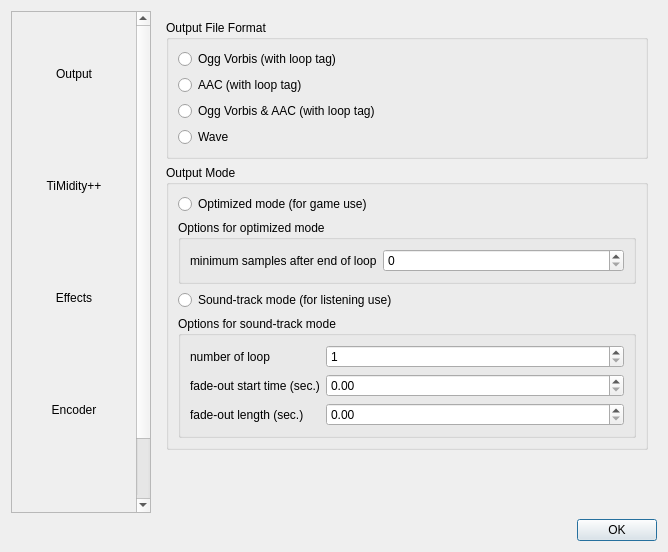
<?xml version="1.0" encoding="UTF-8"?>
<ui version="4.0">
 <class>ConfigDialog</class>
 <widget class="QWidget" name="ConfigDialog">
  <property name="geometry">
   <rect>
    <x>0</x>
    <y>0</y>
    <width>668</width>
    <height>552</height>
   </rect>
  </property>
  <property name="windowTitle">
   <string>Preference</string>
  </property>
  <layout class="QGridLayout" name="gridLayout">
   <item row="0" column="0">
    <layout class="QVBoxLayout" name="verticalLayout">
     <item>
      <layout class="QHBoxLayout" name="horizontalLayout">
       <item>
        <widget class="QScrollArea" name="scrollArea">
         <property name="minimumSize">
          <size>
           <width>140</width>
           <height>0</height>
          </size>
         </property>
         <property name="maximumSize">
          <size>
           <width>140</width>
           <height>16777215</height>
          </size>
         </property>
         <property name="horizontalScrollBarPolicy">
          <enum>Qt::ScrollBarAlwaysOff</enum>
         </property>
         <property name="widgetResizable">
          <bool>true</bool>
         </property>
         <property name="alignment">
          <set>Qt::AlignCenter</set>
         </property>
         <widget class="QWidget" name="scrollAreaWidgetContents">
          <property name="geometry">
           <rect>
            <x>0</x>
            <y>0</y>
            <width>124</width>
            <height>572</height>
           </rect>
          </property>
          <layout class="QVBoxLayout" name="verticalLayout_7">
           <item>
            <widget class="QToolButton" name="CSBOutput">
             <property name="minimumSize">
              <size>
               <width>106</width>
               <height>106</height>
              </size>
             </property>
             <property name="maximumSize">
              <size>
               <width>106</width>
               <height>106</height>
              </size>
             </property>
             <property name="styleSheet">
              <string notr="true">background-color: none;
border: none;</string>
             </property>
             <property name="text">
              <string>Output</string>
             </property>
             <property name="icon">
              <iconset>
               <normalon>:/disk2x.png</normalon>
              </iconset>
             </property>
             <property name="iconSize">
              <size>
               <width>48</width>
               <height>48</height>
              </size>
             </property>
             <property name="toolButtonStyle">
              <enum>Qt::ToolButtonTextUnderIcon</enum>
             </property>
            </widget>
           </item>
           <item>
            <widget class="QToolButton" name="CSBTiMidity">
             <property name="minimumSize">
              <size>
               <width>106</width>
               <height>106</height>
              </size>
             </property>
             <property name="maximumSize">
              <size>
               <width>106</width>
               <height>106</height>
              </size>
             </property>
             <property name="styleSheet">
              <string notr="true">background-color: none;
border: none;</string>
             </property>
             <property name="text">
              <string>TiMidity++</string>
             </property>
             <property name="icon">
              <iconset>
               <normalon>:/note2x.png</normalon>
              </iconset>
             </property>
             <property name="iconSize">
              <size>
               <width>48</width>
               <height>48</height>
              </size>
             </property>
             <property name="toolButtonStyle">
              <enum>Qt::ToolButtonTextUnderIcon</enum>
             </property>
            </widget>
           </item>
           <item>
            <widget class="QToolButton" name="CSBEffect">
             <property name="minimumSize">
              <size>
               <width>106</width>
               <height>106</height>
              </size>
             </property>
             <property name="maximumSize">
              <size>
               <width>106</width>
               <height>106</height>
              </size>
             </property>
             <property name="styleSheet">
              <string notr="true">background-color: none;
border: none;</string>
             </property>
             <property name="text">
              <string>Effects</string>
             </property>
             <property name="icon">
              <iconset>
               <normalon>:/effect2x.png</normalon>
              </iconset>
             </property>
             <property name="iconSize">
              <size>
               <width>48</width>
               <height>48</height>
              </size>
             </property>
             <property name="toolButtonStyle">
              <enum>Qt::ToolButtonTextUnderIcon</enum>
             </property>
            </widget>
           </item>
           <item>
            <widget class="QToolButton" name="CSBEncoder">
             <property name="minimumSize">
              <size>
               <width>106</width>
               <height>106</height>
              </size>
             </property>
             <property name="maximumSize">
              <size>
               <width>106</width>
               <height>106</height>
              </size>
             </property>
             <property name="styleSheet">
              <string notr="true">background-color: none;
border: none;</string>
             </property>
             <property name="text">
              <string>Encoder</string>
             </property>
             <property name="icon">
              <iconset>
               <normalon>:/magic1_2x.png</normalon>
              </iconset>
             </property>
             <property name="iconSize">
              <size>
               <width>48</width>
               <height>48</height>
              </size>
             </property>
             <property name="toolButtonStyle">
              <enum>Qt::ToolButtonTextUnderIcon</enum>
             </property>
            </widget>
           </item>
           <item>
            <widget class="QToolButton" name="CSBAbout">
             <property name="minimumSize">
              <size>
               <width>106</width>
               <height>106</height>
              </size>
             </property>
             <property name="maximumSize">
              <size>
               <width>106</width>
               <height>106</height>
              </size>
             </property>
             <property name="styleSheet">
              <string notr="true">background-color: none;
border: none;</string>
             </property>
             <property name="text">
              <string>About</string>
             </property>
             <property name="icon">
              <iconset>
               <normalon>:/magiccircle2x.png</normalon>
              </iconset>
             </property>
             <property name="iconSize">
              <size>
               <width>48</width>
               <height>48</height>
              </size>
             </property>
             <property name="toolButtonStyle">
              <enum>Qt::ToolButtonTextUnderIcon</enum>
             </property>
            </widget>
           </item>
          </layout>
         </widget>
        </widget>
       </item>
       <item>
        <widget class="QStackedWidget" name="pagesWidget">
         <property name="minimumSize">
          <size>
           <width>500</width>
           <height>500</height>
          </size>
         </property>
         <property name="currentIndex">
          <number>0</number>
         </property>
         <widget class="QWidget" name="CPOutput">
          <layout class="QVBoxLayout" name="verticalLayout_4" stretch="0,0,1">
           <item>
            <widget class="QGroupBox" name="groupBox">
             <property name="sizePolicy">
              <sizepolicy hsizetype="Preferred" vsizetype="Minimum">
               <horstretch>0</horstretch>
               <verstretch>0</verstretch>
              </sizepolicy>
             </property>
             <property name="title">
              <string>Output File Format</string>
             </property>
             <layout class="QVBoxLayout" name="verticalLayout_5">
              <item>
               <widget class="QRadioButton" name="OFFOggRadio">
                <property name="text">
                 <string>Ogg Vorbis (with loop tag)</string>
                </property>
               </widget>
              </item>
              <item>
               <widget class="QRadioButton" name="OFFAACRadio">
                <property name="text">
                 <string>AAC (with loop tag)</string>
                </property>
               </widget>
              </item>
              <item>
               <widget class="QRadioButton" name="OFFOggAndAACRadio">
                <property name="text">
                 <string>Ogg Vorbis &amp;&amp; AAC (with loop tag)</string>
                </property>
               </widget>
              </item>
              <item>
               <widget class="QRadioButton" name="OFFWaveRadio">
                <property name="text">
                 <string>Wave</string>
                </property>
               </widget>
              </item>
             </layout>
            </widget>
           </item>
           <item>
            <widget class="QGroupBox" name="groupBox_2">
             <property name="title">
              <string>Output Mode</string>
             </property>
             <layout class="QVBoxLayout" name="verticalLayout_6">
              <item>
               <widget class="QRadioButton" name="OMOptimizedRadio">
                <property name="text">
                 <string>Optimized mode (for game use)</string>
                </property>
               </widget>
              </item>
              <item>
               <widget class="QGroupBox" name="groupBox_3">
                <property name="title">
                 <string>Options for optimized mode</string>
                </property>
                <layout class="QFormLayout" name="formLayout">
                 <item row="0" column="0">
                  <widget class="QLabel" name="label">
                   <property name="text">
                    <string>minimum samples after end of loop</string>
                   </property>
                  </widget>
                 </item>
                 <item row="0" column="1">
                  <widget class="QSpinBox" name="OMOOMinSamples">
                   <property name="maximum">
                    <number>2147483647</number>
                   </property>
                  </widget>
                 </item>
                </layout>
               </widget>
              </item>
              <item>
               <widget class="QRadioButton" name="OMSoundtrackRadio">
                <property name="text">
                 <string>Sound-track mode (for listening use)</string>
                </property>
               </widget>
              </item>
              <item>
               <widget class="QGroupBox" name="groupBox_4">
                <property name="title">
                 <string>Options for sound-track mode</string>
                </property>
                <layout class="QFormLayout" name="formLayout_2">
                 <item row="0" column="0">
                  <widget class="QLabel" name="label_2">
                   <property name="text">
                    <string>number of loop</string>
                   </property>
                  </widget>
                 </item>
                 <item row="0" column="1">
                  <widget class="QSpinBox" name="OMOSNumLoop">
                   <property name="minimum">
                    <number>1</number>
                   </property>
                   <property name="maximum">
                    <number>2147483647</number>
                   </property>
                  </widget>
                 </item>
                 <item row="2" column="0">
                  <widget class="QLabel" name="label_3">
                   <property name="text">
                    <string>fade-out length (sec.)</string>
                   </property>
                  </widget>
                 </item>
                 <item row="2" column="1">
                  <widget class="QDoubleSpinBox" name="OMOSFOLength">
                   <property name="maximum">
                    <double>600.000000000000000</double>
                   </property>
                   <property name="singleStep">
                    <double>0.100000000000000</double>
                   </property>
                  </widget>
                 </item>
                 <item row="1" column="1">
                  <widget class="QDoubleSpinBox" name="OMOSFOStartTime">
                   <property name="maximum">
                    <double>100.000000000000000</double>
                   </property>
                   <property name="singleStep">
                    <double>0.100000000000000</double>
                   </property>
                  </widget>
                 </item>
                 <item row="1" column="0">
                  <widget class="QLabel" name="label_4">
                   <property name="text">
                    <string>fade-out start time (sec.)</string>
                   </property>
                  </widget>
                 </item>
                </layout>
               </widget>
              </item>
             </layout>
            </widget>
           </item>
           <item>
            <spacer name="verticalSpacer">
             <property name="orientation">
              <enum>Qt::Vertical</enum>
             </property>
             <property name="sizeHint" stdset="0">
              <size>
               <width>20</width>
               <height>40</height>
              </size>
             </property>
            </spacer>
           </item>
          </layout>
         </widget>
         <widget class="QWidget" name="CPTiMidity">
          <layout class="QVBoxLayout" name="verticalLayout_2">
           <item>
            <widget class="QGroupBox" name="groupBox_5">
             <property name="title">
              <string>Paths</string>
             </property>
             <layout class="QFormLayout" name="formLayout_3">
              <item row="0" column="0">
               <widget class="QLabel" name="label_6">
                <property name="text">
                 <string>config file</string>
                </property>
               </widget>
              </item>
              <item row="0" column="1">
               <layout class="QHBoxLayout" name="horizontalLayout_3">
                <item>
                 <widget class="QLineEdit" name="TPConfigFileLineEdit"/>
                </item>
                <item>
                 <widget class="QPushButton" name="TPConfigFileBrowseButton">
                  <property name="text">
                   <string>Browse...</string>
                  </property>
                 </widget>
                </item>
               </layout>
              </item>
              <item row="1" column="0">
               <widget class="QLabel" name="label_7">
                <property name="text">
                 <string>soundfont directory</string>
                </property>
               </widget>
              </item>
              <item row="1" column="1">
               <layout class="QHBoxLayout" name="horizontalLayout_4">
                <item>
                 <widget class="QLineEdit" name="TPSFDirectoryLineEdit"/>
                </item>
                <item>
                 <widget class="QPushButton" name="TPSFDirectoryBrowseButton">
                  <property name="text">
                   <string>Browse...</string>
                  </property>
                 </widget>
                </item>
               </layout>
              </item>
             </layout>
            </widget>
           </item>
           <item>
            <spacer name="verticalSpacer_3">
             <property name="orientation">
              <enum>Qt::Vertical</enum>
             </property>
             <property name="sizeHint" stdset="0">
              <size>
               <width>20</width>
               <height>40</height>
              </size>
             </property>
            </spacer>
           </item>
          </layout>
         </widget>
         <widget class="QWidget" name="CPEffect">
          <layout class="QVBoxLayout" name="verticalLayout_3">
           <item>
            <widget class="QGroupBox" name="groupBox_6">
             <property name="title">
              <string>Reverb</string>
             </property>
             <layout class="QVBoxLayout" name="verticalLayout_9">
              <item>
               <widget class="QRadioButton" name="FxRDisenableRadio">
                <property name="text">
                 <string comment="reverb">Disenable</string>
                </property>
               </widget>
              </item>
              <item>
               <widget class="QRadioButton" name="FxREnableRadio">
                <property name="text">
                 <string>Enable(controlled by MIDI CC)</string>
                </property>
               </widget>
              </item>
              <item>
               <widget class="QRadioButton" name="FxREnableGlobalRadio">
                <property name="text">
                 <string>Enable(override by specified level)</string>
                </property>
               </widget>
              </item>
              <item>
               <layout class="QFormLayout" name="formLayout_4">
                <item row="0" column="0">
                 <widget class="QLabel" name="label_8">
                  <property name="text">
                   <string>Reverb Level(1 - 127):</string>
                  </property>
                 </widget>
                </item>
                <item row="0" column="1">
                 <widget class="QSpinBox" name="FxRLevelSpinBox">
                  <property name="minimum">
                   <number>1</number>
                  </property>
                  <property name="maximum">
                   <number>127</number>
                  </property>
                 </widget>
                </item>
               </layout>
              </item>
             </layout>
            </widget>
           </item>
           <item>
            <spacer name="verticalSpacer_2">
             <property name="orientation">
              <enum>Qt::Vertical</enum>
             </property>
             <property name="sizeHint" stdset="0">
              <size>
               <width>20</width>
               <height>319</height>
              </size>
             </property>
            </spacer>
           </item>
          </layout>
         </widget>
         <widget class="QWidget" name="CPEncoder">
          <layout class="QVBoxLayout" name="verticalLayout_10">
           <item>
            <widget class="QGroupBox" name="groupBox_7">
             <property name="title">
              <string>Ogg Vorbis Quality</string>
             </property>
             <layout class="QVBoxLayout" name="verticalLayout_11">
              <item>
               <widget class="QRadioButton" name="EncOVQNormalRadio">
                <property name="text">
                 <string>Normal(q = 4)</string>
                </property>
               </widget>
              </item>
              <item>
               <widget class="QRadioButton" name="EncOVQPriorSizeRadio">
                <property name="text">
                 <string>Give priority to size(q = 1)</string>
                </property>
               </widget>
              </item>
              <item>
               <widget class="QRadioButton" name="EncOVQCustomRadio">
                <property name="text">
                 <string>Specify custom quality value</string>
                </property>
               </widget>
              </item>
              <item>
               <layout class="QFormLayout" name="formLayout_5">
                <item row="0" column="0">
                 <widget class="QLabel" name="label_9">
                  <property name="text">
                   <string>Quality Value(-1 - 10):</string>
                  </property>
                 </widget>
                </item>
                <item row="0" column="1">
                 <widget class="QSpinBox" name="EncOVQValueSpinBox">
                  <property name="sizePolicy">
                   <sizepolicy hsizetype="Expanding" vsizetype="Fixed">
                    <horstretch>0</horstretch>
                    <verstretch>0</verstretch>
                   </sizepolicy>
                  </property>
                  <property name="minimum">
                   <number>-1</number>
                  </property>
                  <property name="maximum">
                   <number>10</number>
                  </property>
                  <property name="value">
                   <number>4</number>
                  </property>
                 </widget>
                </item>
               </layout>
              </item>
             </layout>
            </widget>
           </item>
           <item>
            <widget class="QGroupBox" name="groupBox_8">
             <property name="title">
              <string>AAC Quality (QAAC)</string>
             </property>
             <layout class="QVBoxLayout" name="verticalLayout_12">
              <item>
               <widget class="QRadioButton" name="EncQAACQNormalRadio">
                <property name="text">
                 <string>Normal (128kbps)</string>
                </property>
               </widget>
              </item>
              <item>
               <widget class="QRadioButton" name="EncQAACQPriorSizeRadio">
                <property name="text">
                 <string>Give priority to size (64kbps, AAC-HE)</string>
                </property>
               </widget>
              </item>
              <item>
               <widget class="QRadioButton" name="EncQAACQCustomRadio">
                <property name="text">
                 <string>Specify Average Bit Rate</string>
                </property>
               </widget>
              </item>
              <item>
               <layout class="QHBoxLayout" name="horizontalLayout_2">
                <item>
                 <widget class="QLabel" name="label_5">
                  <property name="text">
                   <string>Average Bit Rate (kbps): </string>
                  </property>
                 </widget>
                </item>
                <item>
                 <widget class="QSpinBox" name="EncQAACABRSpinBox">
                  <property name="sizePolicy">
                   <sizepolicy hsizetype="Expanding" vsizetype="Fixed">
                    <horstretch>0</horstretch>
                    <verstretch>0</verstretch>
                   </sizepolicy>
                  </property>
                 </widget>
                </item>
               </layout>
              </item>
             </layout>
            </widget>
           </item>
           <item>
            <spacer name="verticalSpacer_4">
             <property name="orientation">
              <enum>Qt::Vertical</enum>
             </property>
             <property name="sizeHint" stdset="0">
              <size>
               <width>20</width>
               <height>319</height>
              </size>
             </property>
            </spacer>
           </item>
          </layout>
         </widget>
         <widget class="QWidget" name="CPAbout">
          <layout class="QVBoxLayout" name="verticalLayout_8">
           <item>
            <widget class="QWidget" name="widget" native="true">
             <property name="minimumSize">
              <size>
               <width>0</width>
               <height>137</height>
              </size>
             </property>
             <property name="maximumSize">
              <size>
               <width>16777215</width>
               <height>137</height>
              </size>
             </property>
             <property name="styleSheet">
              <string notr="true">background-image: url(:/minilogo.png);
background-position: center;
background-repeat: no-repeat;</string>
             </property>
            </widget>
           </item>
           <item>
            <widget class="QTextBrowser" name="textBrowser">
             <property name="html">
              <string>&lt;!DOCTYPE HTML PUBLIC &quot;-//W3C//DTD HTML 4.0//EN&quot; &quot;http://www.w3.org/TR/REC-html40/strict.dtd&quot;&gt;
&lt;html&gt;&lt;head&gt;&lt;meta name=&quot;qrichtext&quot; content=&quot;1&quot; /&gt;&lt;style type=&quot;text/css&quot;&gt;
p, li { white-space: pre-wrap; }
&lt;/style&gt;&lt;/head&gt;&lt;body style=&quot; font-family:'MS UI Gothic'; font-size:9pt; font-weight:400; font-style:normal;&quot;&gt;
&lt;p align=&quot;center&quot; style=&quot; margin-top:0px; margin-bottom:0px; margin-left:0px; margin-right:0px; -qt-block-indent:0; text-indent:0px;&quot;&gt;&lt;span style=&quot; font-family:'Sans Serif'; font-size:12pt;&quot;&gt;LoopMID 2 LoopOGG&lt;/span&gt;&lt;/p&gt;
&lt;p align=&quot;center&quot; style=&quot;-qt-paragraph-type:empty; margin-top:0px; margin-bottom:0px; margin-left:0px; margin-right:0px; -qt-block-indent:0; text-indent:0px; font-family:'Sans Serif'; font-size:6pt;&quot;&gt;&lt;br /&gt;&lt;/p&gt;
&lt;p align=&quot;center&quot; style=&quot; margin-top:0px; margin-bottom:0px; margin-left:0px; margin-right:0px; -qt-block-indent:0; text-indent:0px;&quot;&gt;&lt;span style=&quot; font-family:'Sans Serif'; font-size:10pt;&quot;&gt;Presented by &lt;/span&gt;&lt;a href=&quot;https://wl-amigo.github.io/&quot;&gt;&lt;span style=&quot; font-family:'Sans Serif'; text-decoration: underline; color:#007af4;&quot;&gt;WhiteLuckers&lt;/span&gt;&lt;/a&gt;&lt;/p&gt;&lt;/body&gt;&lt;/html&gt;</string>
             </property>
            </widget>
           </item>
          </layout>
         </widget>
        </widget>
       </item>
      </layout>
     </item>
     <item>
      <widget class="QDialogButtonBox" name="buttonBox">
       <property name="standardButtons">
        <set>QDialogButtonBox::Ok</set>
       </property>
      </widget>
     </item>
    </layout>
   </item>
  </layout>
 </widget>
 <resources/>
 <connections/>
</ui>
